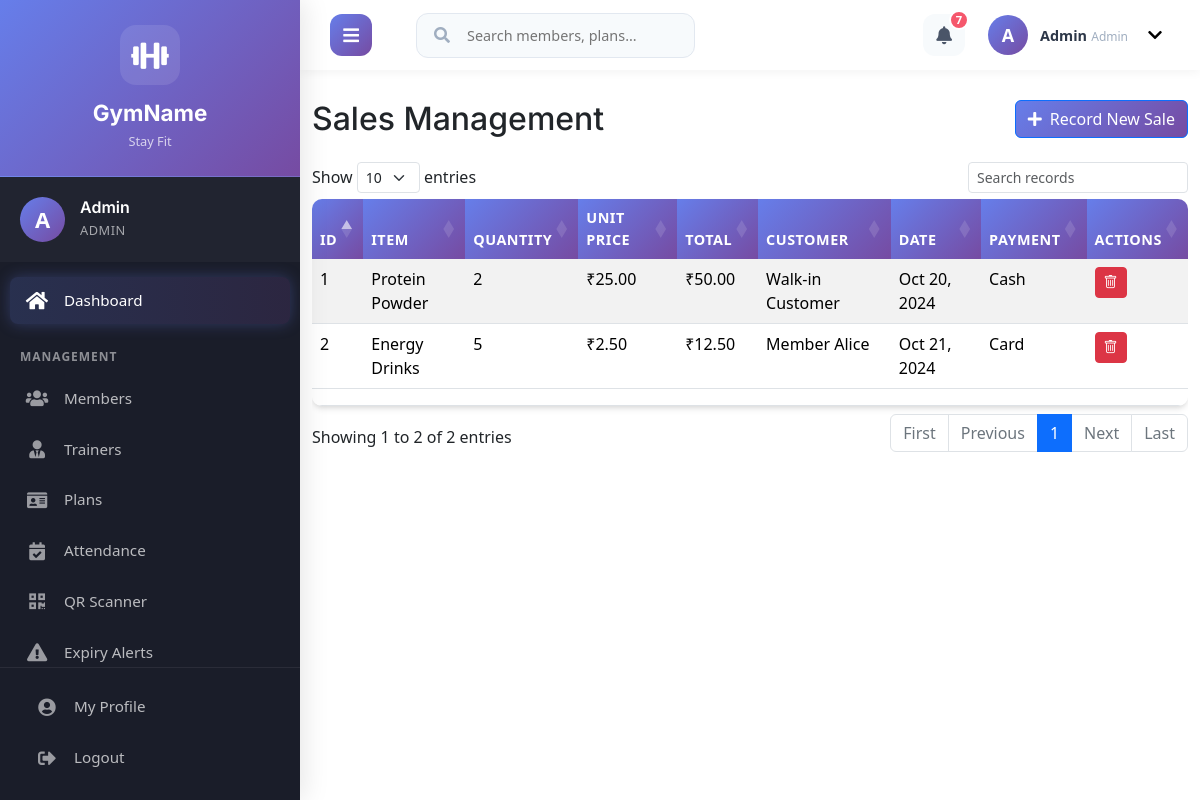
The page /admin/sales.php (signed in) on the database its author committed.
### tables this page shows
CREATE TABLE sales (
    id INT AUTO_INCREMENT PRIMARY KEY,
    item_id INT NOT NULL,
    quantity INT NOT NULL,
    unit_price DECIMAL(10,2) NOT NULL,
    total_amount DECIMAL(10,2) NOT NULL,
    sale_date DATE NOT NULL,
    customer_name VARCHAR(100),
    payment_method ENUM('cash', 'card', 'upi') DEFAULT 'cash',
    FOREIGN KEY (item_id) REFERENCES inventory(id)
);

CREATE TABLE inventory (
    id INT AUTO_INCREMENT PRIMARY KEY,
    name VARCHAR(100) NOT NULL,
    category VARCHAR(50),
    quantity INT NOT NULL DEFAULT 0,
    unit_price DECIMAL(10,2),
    supplier_id INT,
    purchase_date DATE,
    expiry_date DATE,
    description TEXT,
    FOREIGN KEY (supplier_id) REFERENCES suppliers(id)
);

### admin/sales.php (the view, shortened to what this page needs)
<?php
require_once '../includes/config.php';
$sales = $conn->query("SELECT s.*, i.name as item_name FROM sales s JOIN inventory i ON s.item_id = i.id ORDER BY s.id DESC");
?>
<!DOCTYPE html>
<html lang="en">
<head>
    <link href="https://cdn.jsdelivr.net/npm/bootstrap@5.1.3/dist/css/bootstrap.min.css" rel="stylesheet">
    <link rel="stylesheet" href="https://cdnjs.cloudflare.com/ajax/libs/font-awesome/5.15.4/css/all.min.css">
    <link href="../assets/css/style.css" rel="stylesheet">
    <link href="https://cdn.jsdelivr.net/npm/bootstrap@5.3.8/dist/css/bootstrap.min.css" rel="stylesheet">
    <link rel="stylesheet" href="https://cdn.datatables.net/1.11.5/css/dataTables.bootstrap5.min.css">
    <link rel="stylesheet" href="https://cdn.jsdelivr.net/npm/bootstrap-icons@1.10.0/font/bootstrap-icons.css">
</head>
<body>
    <div class="main-wrapper">
    <?php include '../includes/header.php'; ?>
    <div class="page-content">
        <div class="container-fluid">
        <div class="d-flex justify-content-between align-items-center mb-4">
            <h2 class="mb-0">Sales Management</h2>
            <div>
                <button class="btn btn-primary" data-bs-toggle="modal" data-bs-target="#saleModal">
                    <i class="fas fa-plus me-2"></i>Record New Sale
                </button>
            </div>
        </div>
        <div class="table-responsive">
            <table id="datatables" class="table table-striped table-no-bordered table-hover" cellspacing="0" width="100%" style="width:100%">
                <thead>
                    <tr>
                        <th>ID</th>
                        <th>Item</th>
                        <th>Quantity</th>
                        <th>Unit Price</th>
                        <th>Total</th>
                        <th>Customer</th>
                        <th>Date</th>
                        <th>Payment</th>
                        <th>Actions</th>
                    </tr>
                </thead>
                <tbody>
                    <?php while ($row = $sales->fetch_assoc()): ?>
                        <tr>
                            <td><?php echo $row['id']; ?></td>
                            <td><?php echo $row['item_name']; ?></td>
                            <td><?php echo $row['quantity']; ?></td>
                            <td>₹<?php echo number_format($row['unit_price'], 2); ?></td>
                            <td>₹<?php echo number_format($row['total_amount'], 2); ?></td>
                            <td><?php echo $row['customer_name'] ?: 'Walk-in'; ?></td>
                            <td><?php echo date('M d, Y', strtotime($row['sale_date'])); ?></td>
                            <td><?php echo ucfirst($row['payment_method']); ?></td>
                            <td>
                                <a href="?delete=<?php echo $row['id']; ?>" class="btn btn-sm btn-danger" title="Delete" onclick="return confirm('Are you sure? This will restore inventory.')"><i class="bi bi-trash"></i></a>
                            </td>
                        </tr>
                    <?php endwhile; ?>
                </tbody>
                <tfoot>
                    <tr>
                        <th></th>
                        <th></th>
                        <th></th>
                        <th></th>
                        <th></th>
                        <th></th>
                        <th></th>
                        <th></th>
                        <th></th>
                    </tr>
                </tfoot>
            </table>
        </div>
    </div>
</body>
</html>

### assets/css/style.css (style rules this page uses)
:root { --primary-color: #667eea; --secondary-color: #764ba2; --accent-color: #4facfe; --success-color: #43e97b; --warning-color: #fa709a; --danger-color: #f5576c; --text-color: #4a5568; --text-color-light: #a0aec0; --heading-color: #2d3748; --bg-color: #f7fafc; --bg-light: #ffffff; --border-color: #e2e8f0; --font-family-sans-serif: 'Inter', -apple-system, BlinkMacSystemFont, "Segoe UI", Roboto, "Helvetica Neue", Arial, "Noto Sans", sans-serif, "Apple Color Emoji", "Segoe UI Emoji", "Segoe UI Symbol", "Noto Color Emoji"; --box-shadow: 0 4px 6px -1px rgba(0, 0, 0, 0.1), 0 2px 4px -1px rgba(0, 0, 0, 0.06); --box-shadow-lg: 0 10px 15px -3px rgba(0, 0, 0, 0.1), 0 4px 6px -2px rgba(0, 0, 0, 0.05); }
* { box-sizing: border-box; }
html { overflow-x: hidden; }
body { font-family: var(--font-family-sans-serif); background-color: var(--bg-color); color: var(--text-color); font-size: 16px; line-height: 1.6; margin: 0; padding: 0; overflow-x: hidden; width: 100%; }
h1, h2, h3, h4, h5, h6 { font-family: var(--font-family-sans-serif); color: var(--heading-color); font-weight: 700; line-height: 1.3; }
.table { border-radius: 10px; overflow: hidden; box-shadow: var(--box-shadow); }
.table thead th { background: linear-gradient(135deg, var(--primary-color) 0%, var(--secondary-color) 100%); color: white; border: none; font-weight: 600; font-size: 0.9rem; text-transform: uppercase; letter-spacing: 0.5px; }
.btn { border-radius: 8px; transition: all 0.3s ease; font-weight: 600; padding: 10px 20px; border: none; }
.btn-primary { background: linear-gradient(135deg, var(--primary-color) 0%, var(--secondary-color) 100%); color: white; }
.main-wrapper { width: 100%; overflow-x: hidden; }
.page-content { transition: margin-left 0.4s cubic-bezier(0.25, 0.8, 0.25, 1); padding-top: 70px; min-height: 100vh; }
.container, .container-fluid { padding-top: 30px; padding-bottom: 30px; max-width: 100%; }
@media (min-width: 1200px) { body.sidebar-open .page-content { margin-left: 300px; } }

### rows shown on the page
sales: id "2", item.name "Energy Drinks", quantity "5", unit_price "2.50", total_amount "12.50", customer_name "Member Alice", sale_date "Oct 21, 2024", payment_method "Card"
sales: id "1", item.name "Protein Powder", quantity "2", unit_price "25.00", total_amount "50.00", customer_name "Walk-in Customer", sale_date "Oct 20, 2024", payment_method "Cash"

### other values the page prints
substr($_SESSION['user_name'], 0, 1) "A"
$_SESSION['user_name'] "Admin"
$_SESSION['user_role'] "ADMIN"
$notification_count "7"
$_SESSION['user_role'] "Admin"
